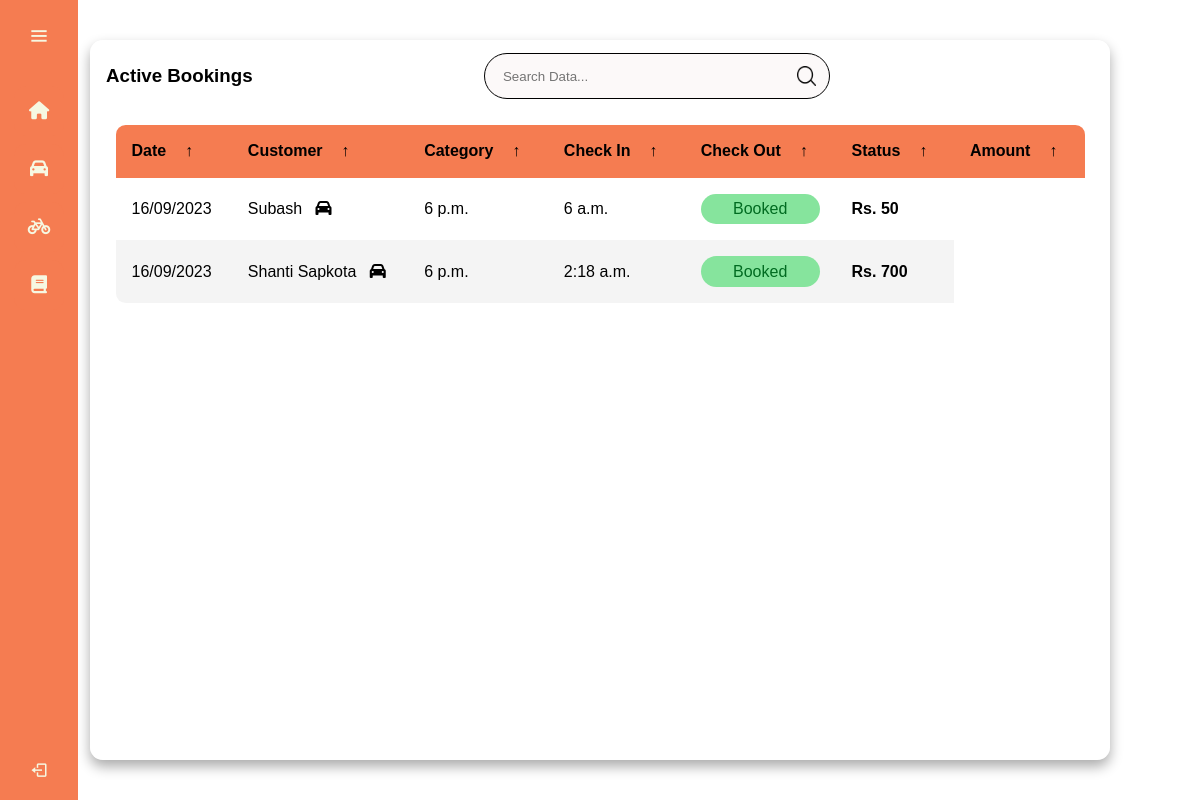
The app's page /owner/bookings/active (signed in), older data.
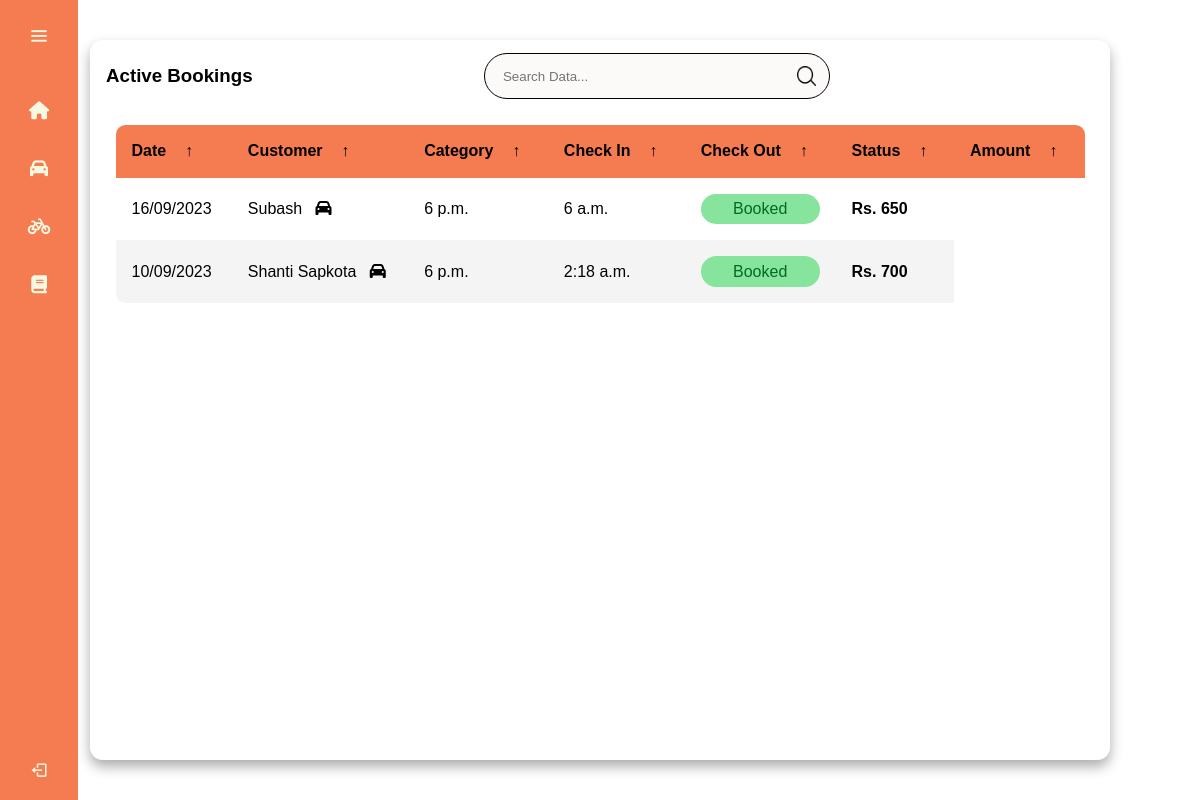
The same page, newer data.
### customer/models.py (models this page shows)
class Ticket(models.Model):
    parking_code = models.CharField(max_length=255, null=True, blank=True)
    code = models.CharField(max_length=255, null=True, blank=True)
    username = models.CharField(max_length=50,default="dibas")
    bookedSeat = models.CharField(max_length=10,default="")
    vehicle_type = models.CharField(max_length=255, null=True, blank=True)
    payment = models.BooleanField(default=False)
    amount = models.IntegerField(default=0)
    qr_code = models.ImageField(upload_to=upload_qr, null=True, blank=True)
    fine = models.IntegerField(null=True, blank=True)
    departureTime = models.TimeField(default='00:00:00')
    arrivalTime = models.TimeField(default='00:00:00')
    departureDate = models.DateField(null=True, blank=True)
    status = models.CharField(max_length=255, null=True, blank=True)
    vehicleID = models.CharField(max_length=50)
    booked_date = models.DateTimeField(null=True, blank=True)
    def __str__(self):
        return self.code

### open_park/views.py (the view)
# urls.py: path('bookings/active', views.my_active_bookings, name="my_active_bookings"),
def my_active_bookings(request):
    if request.user.is_authenticated and request.user.is_staff:
        owner_parking_codes = Parking.objects.filter(
            owner=request.user).values_list('code', flat=True)
        parking_tickets = Ticket.objects.filter(
            parking_code__in=owner_parking_codes, status='Booked')
        print(parking_tickets)
    else:
        return redirect('login')
    return render(request, 'open_park/booking.html', {'parking_tickets': parking_tickets})

### open_park/templates/open_park/booking.html (shortened to what this page needs)
{% load static %}
<!DOCTYPE html>
<html lang="en">
<head>
      <link href='https://unpkg.com/boxicons@2.0.7/css/boxicons.min.css' rel='stylesheet'>
     <link rel="stylesheet" href="{% static 'owner/css/main.css' %}">
     <link rel="stylesheet" href="{% static 'owner/css/carbike.css' %}">
   </head>
</head>
<body>
    <body>
        <div class="sidebar">
          <div class="logo-details">
              <i class='bx bx-menu' id="btn" ></i>
          </div>
          <ul class="nav-list">
            <li>
              <a href="{% url 'owner_dashboard' %}">
                  <i class="fa-sharp fa-solid fa-house"></i>
              </a>
            </li>
           <li>
             <a href="{% url 'my_car_bookings' %}">
              <i class="fa-solid fa-car"></i>
             </a>
           </li>
           <li>
             <a href="{% url 'my_bike_bookings' %}">
              <i class="fa-solid fa-bicycle"></i>
             </a>
           </li>
           <li>
            <a href="{% url 'my_active_bookings' %}">
             <i class="fa-solid fa-book"></i>
            </a>
          </li>
           <li class="profile">
               <div class="profile-details">
                <div class="profileimg">  </div>
                 <div class="name_job">
                   <div class="name">Ram</div>
                 </div>
               </div>
               <i class='bx bx-log-out' id="log_out" ></i>
           </li>
          </ul>
        </div>
        <section class="booking-section">
          <main class="table">
            <section class="table__header">
                <h1>Active Bookings</h1>
                <div class="input-group">
                    <input type="search" placeholder="Search Data...">
                    <img src="{% static 'owner/img/search.png' %}" alt="">
                </div>
                <div class="export__file">
                    <label for="export-file" class="export__file-btn" title="Export File"></label>
                </div>
            </section>
            <section class="table__body">
                <table>
                    <thead>
                        <tr>
                            <th> Date <span class="icon-arrow">&UpArrow;</span></th>
                            <th> Customer <span class="icon-arrow">&UpArrow;</span></th>
                            <th> Category <span class="icon-arrow">&UpArrow;</span></th>
                            <th> Check In <span class="icon-arrow">&UpArrow;</span></th>
                            <th> Check Out <span class="icon-arrow">&UpArrow;</span></th>
                            <th> Status <span class="icon-arrow">&UpArrow;</span></th>
                            <th> Amount <span class="icon-arrow">&UpArrow;</span></th>
                        </tr>
                    </thead>
                    <tbody>
                      {% for ticket in parking_tickets %}
                      <tr>
                        <td>{{ticket.booked_date|date:"d/m/Y"}} </td>
                        <td>{{ticket.username}} &nbsp; <i class="fa-solid fa-car"></i> </td>
                        <td> {{ticket.arrivalTime}}</td>
                        <td> {{ticket.departureTime}} </td>
                        {% if ticket.status == 'Cancel'%}
                        <td>
                          <p class="status cancelled">{{ticket.status}}</p>
                        </td>
                        {% elif ticket.status == "Reserved"%}
                        <td>
                          <p class="status pending">Reserved</p>
                        </td>
                        {% elif ticket.status == "Booked"%}
                        <td>
                          <p class="status delivered">Booked</p>
                        </td>
                        {% endif %}
                        <td> <strong>Rs. {{ticket.amount}}</strong></td>
                      </tr>
                      {% endfor %}
                    </tbody>
                </table>
            </section>
        </main>
        </section>
      </body>
</body>
</html>

Row changes from the older to the newer data that the page shows:
changed Ticket "Subash": amount "50" → "650"
changed Ticket "Shanti Sapkota": booked_date "16/09/2023" → "10/09/2023"
